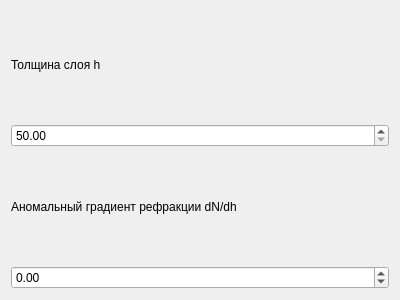
<?xml version="1.0" encoding="UTF-8"?>
<ui version="4.0">
 <class>IntegralAtmosphereModelInput</class>
 <widget class="QWidget" name="IntegralAtmosphereModelInput">
  <property name="geometry">
   <rect>
    <x>0</x>
    <y>0</y>
    <width>400</width>
    <height>300</height>
   </rect>
  </property>
  <property name="windowTitle">
   <string>Form</string>
  </property>
  <layout class="QGridLayout" name="gridLayout">
   <item row="0" column="0">
    <widget class="QLabel" name="label_3">
     <property name="text">
      <string>Толщина слоя h</string>
     </property>
    </widget>
   </item>
   <item row="1" column="0">
    <widget class="QDoubleSpinBox" name="doubleSpinBox">
     <property name="minimum">
      <double>50.000000000000000</double>
     </property>
     <property name="maximum">
      <double>300.000000000000000</double>
     </property>
     <property name="singleStep">
      <double>10.000000000000000</double>
     </property>
    </widget>
   </item>
   <item row="2" column="0">
    <widget class="QLabel" name="label">
     <property name="text">
      <string>Аномальный градиент рефракции dN/dh</string>
     </property>
    </widget>
   </item>
   <item row="3" column="0">
    <widget class="QDoubleSpinBox" name="doubleSpinBox_2">
     <property name="minimum">
      <double>-157.000000000000000</double>
     </property>
     <property name="maximum">
      <double>10.000000000000000</double>
     </property>
     <property name="singleStep">
      <double>5.000000000000000</double>
     </property>
    </widget>
   </item>
  </layout>
 </widget>
 <resources/>
 <connections/>
</ui>
